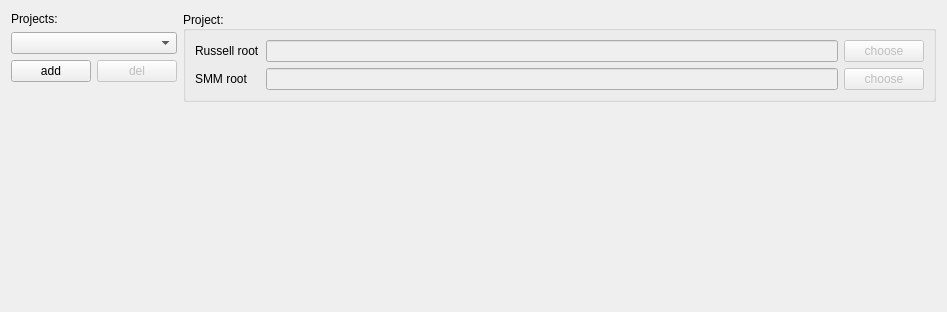
<?xml version="1.0" encoding="UTF-8"?>
<ui version="4.0">
 <class>ProjectsTab</class>
 <widget class="QWidget" name="ProjectsTab">
  <property name="geometry">
   <rect>
    <x>0</x>
    <y>0</y>
    <width>947</width>
    <height>312</height>
   </rect>
  </property>
  <property name="windowTitle">
   <string>Form</string>
  </property>
  <layout class="QGridLayout" name="gridLayout_2">
   <item row="0" column="3" rowspan="4">
    <widget class="QGroupBox" name="projectGroupBox">
     <property name="sizePolicy">
      <sizepolicy hsizetype="Expanding" vsizetype="Fixed">
       <horstretch>3</horstretch>
       <verstretch>0</verstretch>
      </sizepolicy>
     </property>
     <property name="title">
      <string>Project: </string>
     </property>
     <property name="alignment">
      <set>Qt::AlignLeading|Qt::AlignLeft|Qt::AlignVCenter</set>
     </property>
     <property name="checkable">
      <bool>false</bool>
     </property>
     <layout class="QGridLayout" name="gridLayout" rowstretch="0,0" columnstretch="0,0,0,0">
      <item row="1" column="1">
       <widget class="QLineEdit" name="smmRootLineEdit">
        <property name="enabled">
         <bool>false</bool>
        </property>
        <property name="readOnly">
         <bool>true</bool>
        </property>
       </widget>
      </item>
      <item row="0" column="0">
       <widget class="QLabel" name="russellLabel">
        <property name="text">
         <string>Russell root</string>
        </property>
       </widget>
      </item>
      <item row="1" column="0">
       <widget class="QLabel" name="smmLabel">
        <property name="text">
         <string>SMM root</string>
        </property>
       </widget>
      </item>
      <item row="0" column="1">
       <widget class="QLineEdit" name="russellRootLineEdit">
        <property name="enabled">
         <bool>false</bool>
        </property>
        <property name="readOnly">
         <bool>true</bool>
        </property>
       </widget>
      </item>
      <item row="0" column="3">
       <widget class="QPushButton" name="chooseRusRootButton">
        <property name="enabled">
         <bool>false</bool>
        </property>
        <property name="text">
         <string>choose</string>
        </property>
       </widget>
      </item>
      <item row="1" column="3">
       <widget class="QPushButton" name="chooseSmmRootButton">
        <property name="enabled">
         <bool>false</bool>
        </property>
        <property name="text">
         <string>choose</string>
        </property>
       </widget>
      </item>
     </layout>
    </widget>
   </item>
   <item row="2" column="0" colspan="2">
    <widget class="QPushButton" name="addProjectButton">
     <property name="text">
      <string>add</string>
     </property>
    </widget>
   </item>
   <item row="1" column="0" colspan="3">
    <widget class="QComboBox" name="projectsComboBox">
     <property name="editable">
      <bool>false</bool>
     </property>
    </widget>
   </item>
   <item row="2" column="2">
    <widget class="QPushButton" name="delProjectButton">
     <property name="enabled">
      <bool>false</bool>
     </property>
     <property name="text">
      <string>del</string>
     </property>
    </widget>
   </item>
   <item row="0" column="0" colspan="2">
    <widget class="QLabel" name="projetcsLabel">
     <property name="text">
      <string>Projects:</string>
     </property>
    </widget>
   </item>
   <item row="4" column="3">
    <spacer name="verticalSpacer">
     <property name="orientation">
      <enum>Qt::Vertical</enum>
     </property>
     <property name="sizeHint" stdset="0">
      <size>
       <width>20</width>
       <height>191</height>
      </size>
     </property>
    </spacer>
   </item>
  </layout>
 </widget>
 <resources/>
 <connections/>
</ui>
